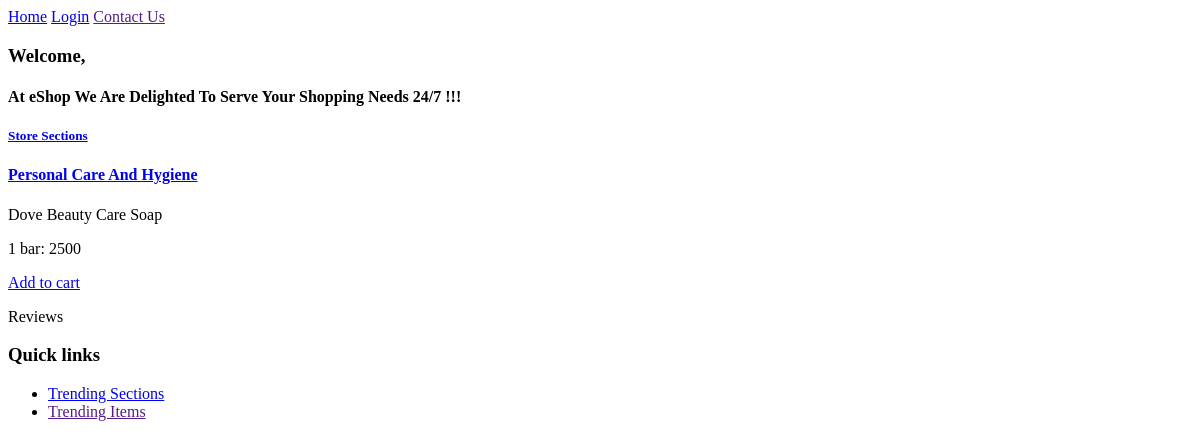
Before: /store/item/dove beauty care soap/ with the older database file.
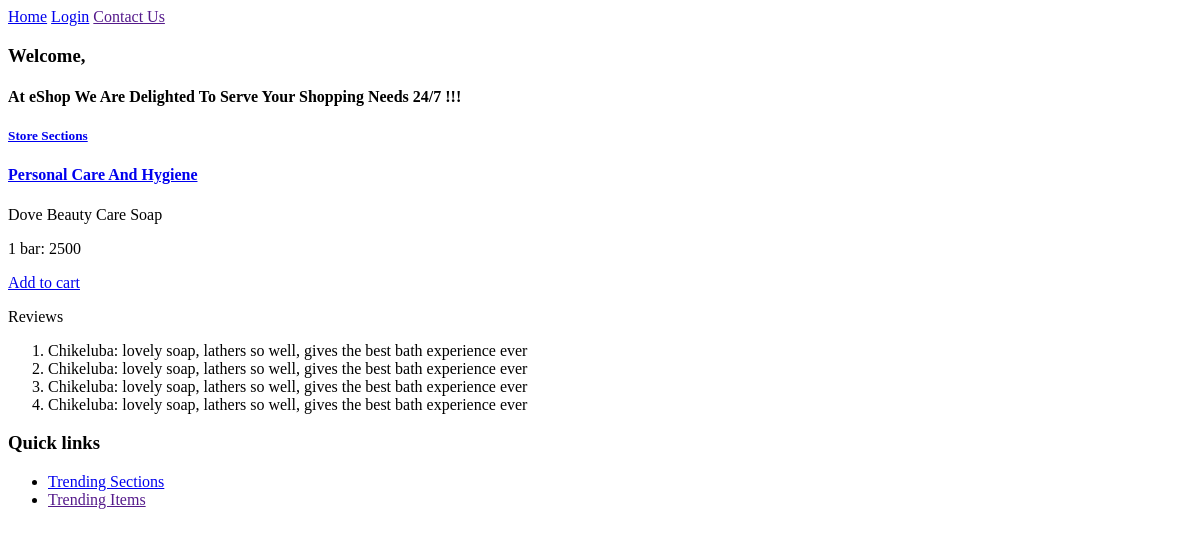
After: the same page with the newer database file.
### store/models/itemmodel.py (models this page shows, shortened)
class Item(models.Model):
    aisle = models.ForeignKey(
        Aisle,
        on_delete=models.CASCADE,
        help_text="Aisle where item is displayed",
        default='AA000',
    )
    section = models.ForeignKey(
        Section,
        on_delete=models.CASCADE,
        help_text="Mall Section",
        default='section',
    )
    description = models.CharField(
        max_length=100,
        primary_key=True,
        verbose_name="Item title",
        help_text="Title of item for sale",
        default='item',
    )
    info = models.TextField(
        verbose_name ='Item Info',
        help_text='more info on the item',
        default='add item info here',
    )
    retail_unit = models.CharField(
        help_text="retailing unit",
        max_length=40,
        default="1 piece",
    )
    retail_unit_price = models.PositiveIntegerField(
        help_text="Price of 1 retail unit in Naira",
        verbose_name="Retail price",
        default=0,
    )
    wholesale_unit = models.CharField(
        help_text="unit for wholesale",
        max_length=40,
        default="1 pack",
    )
    wholesale_unit_price = models.PositiveIntegerField(
        help_text="Price of 1 wholesale unit in Naira",
        verbose_name="Wholesale price",
        default=0,
    )
    cost = models.PositiveIntegerField(
        help_text="Cost of Item in Naira",
        verbose_name="Cost price",
        default=0,
    )
    tags = models.ManyToManyField(
        Tag,
    )
    trend = models.IntegerField(
        default=0,
    )
    items = models.Manager()
    tagged = TaggedItemsManager()

### store/models/sectionmodel.py (models this page shows)
class Section(models.Model):
    floor = models.ForeignKey(
        Floor,
        on_delete=models.CASCADE,
        help_text="Floor where section can be found",
    )
    description = models.CharField(
        max_length=100,
        primary_key=True,
        help_text="Title of mall section",
        verbose_name="Section",
    )
    trend = models.IntegerField(
        default=0,
    )
    sections = models.Manager()
    def __str__(self):
        return self.description

### reviews/models/feedbackmodel.py (models this page shows)
class Feedback(models.Model):
    def get_category():
        return {
            "product_review": "product_review",
            "site_review": "site_review",
            "suggestion": "suggestion",
        }
    user = models.ForeignKey(
        User,
        on_delete=models.CASCADE,
    )
    category = models.CharField(
        max_length=40,
        choices=get_category,
    )
    review = models.TextField(
        max_length=300,
    )
    item = models.ForeignKey(
        Item,
        on_delete=models.CASCADE,
        null=True,
    )
    feedbacks = models.Manager()
    product_reviews = ProductReviewsManager()
    site_reviews = SiteReviewsManager()
    suggestions = SuggestionsManager()
    def __str__(self):
        return self.review

### login/models/usermodel.py (models this page shows, shortened)
class User(AbstractBaseUser):
    first_name = models.CharField(
        max_length = 40,
        default="first name",
    )
    last_name = models.CharField(
        max_length=40,
        default="last name",
    )
    email = models.EmailField(
        max_length=40,
        unique=True,
        verbose_name = "email address",
        default="useremail@mail.com",
    )
    date_of_birth = models.DateField(default=date.today)
    about_user = models.TextField(
        max_length=300,
        blank=True,
    )
    country_of_residence = models.CharField(
        max_length=100,
        blank=True,
        )
    state_of_residence = models.CharField(
        max_length=100,
        blank=True,
        )
    city_of_residence = models.CharField(
        max_length=100,
        blank=True,
        )
    street_address = models.TextField(
        max_length=300,
        blank=True,
        )
    is_active = models.BooleanField(default=True)
    is_admin = models.BooleanField(default=False)
    users = UserManager()
    profile_photo = models.ImageField(
        upload_to="profile_photos/",
        blank=True,
    )
    USERNAME_FIELD = "email"
    EMAIL_FIELD = "email"
    REQUIRED_FIELDS = [
        "date_of_birth",
        "first_name",
        "last_name",
        ]
    def __str__(self):
        if self.first_name:
            return self.first_name
        else:
            return self.email

### store/views/storeitemsviews.py (the view)
# urls.py: path('item/<item_description>/', views.ItemView.as_view(), name='item'),
@method_decorator(login_not_required, name="dispatch")
class ItemView(View):
    def get(self, request, item_description):
        if request.session.get('add_to_cart_error', False):
            error = request.session['add_to_cart_error']
            del request.session['add_to_cart_error']
        else:
            error = False
        return render(request, 'store/storeitemview.html', {
            'item': get_object_or_404(Item, description=item_description),
            'add_to_cart_error': error,
        })

### store/templates/store/storeitemview.html (shortened to what this page needs)
{% extends 'basestoretemplate.html' %}
{% block SECTION_CONTENT %}
<h4>
    <a href="{% url 'store:section' item.section.description %}">{{item.section|title}}</a>
</h4>
<p>{{item.description|title}}</p>
<p>{{item.retail_unit}}: {{item.retail_unit_price}}</p>
<p>
    <a href="{% url 'store:add_to_cart' item.description %}">Add to cart</a>
</p>
<p>
    <p>Reviews</p>
    <ol>
        {% for feedback in item.feedback_set.all %}
        <li>
            {{feedback.user|title}}: {{feedback}}
        </li>
        {% endfor %}
    </ol>
</p>
{% endblock SECTION_CONTENT %}

### store/templates/basestoretemplate.html
{% extends 'baseview.html' %}
{% block BASE_SECTION_CONTENT %}
<h3>
    Welcome, {% if user.pk != None %}{{user|title}}{% endif %}
</h3>
<h4>At eShop We Are Delighted To Serve Your Shopping Needs 24/7 !!!</h4>
<h5>
    <a href="{% url 'store:index' %}">Store Sections</a>
</h5>
{% block SECTION_CONTENT %}{% endblock SECTION_CONTENT %}
{% endblock BASE_SECTION_CONTENT %}

### eShop/templates/baseview.html (shortened to what this page needs)
<!DOCTYPE html>
<html lang="en">
<head>
</head>
<body>
    <div class="topnav">
        {% block NAV_BAR %}
        <a class="active" href="{% url 'home' %}">Home</a>
        {% if user.pk != None %}
        <a href="{% url 'profile:index' %}">Profile</a>
        {% else %}
        <a href="{% url 'login:login' %}">Login</a>
        {% endif %}
        <a href="">Contact Us</a>
        {% endblock NAV_BAR %}
    </div>
    <div id="base_section_content">
        {% block BASE_SECTION_CONTENT %}{% endblock BASE_SECTION_CONTENT %}
    </div>
    <div id="sidebar">
        {% block SIDEBAR %}
        <h3>
            <b>Quick links</b>
        </h3>
            <ul>
                <li>
                    <a href="{% url 'store:trending' %}">Trending Sections</a>
                </li>
                <li>
                    <a href="">Trending Items</a>
                </li>
            </ul>
        {% endblock SIDEBAR %}
    </div>
</body>
</html>

Changed rows visible on the page:
added Feedback: user "Chikeluba", review "lovely soap, lathers so well, gives the best bath experience ever"
added Feedback: user "Chikeluba", review "lovely soap, lathers so well, gives the best bath experience ever"
added Feedback: user "Chikeluba", review "lovely soap, lathers so well, gives the best bath experience ever"
added Feedback: user "Chikeluba", review "lovely soap, lathers so well, gives the best bath experience ever"
